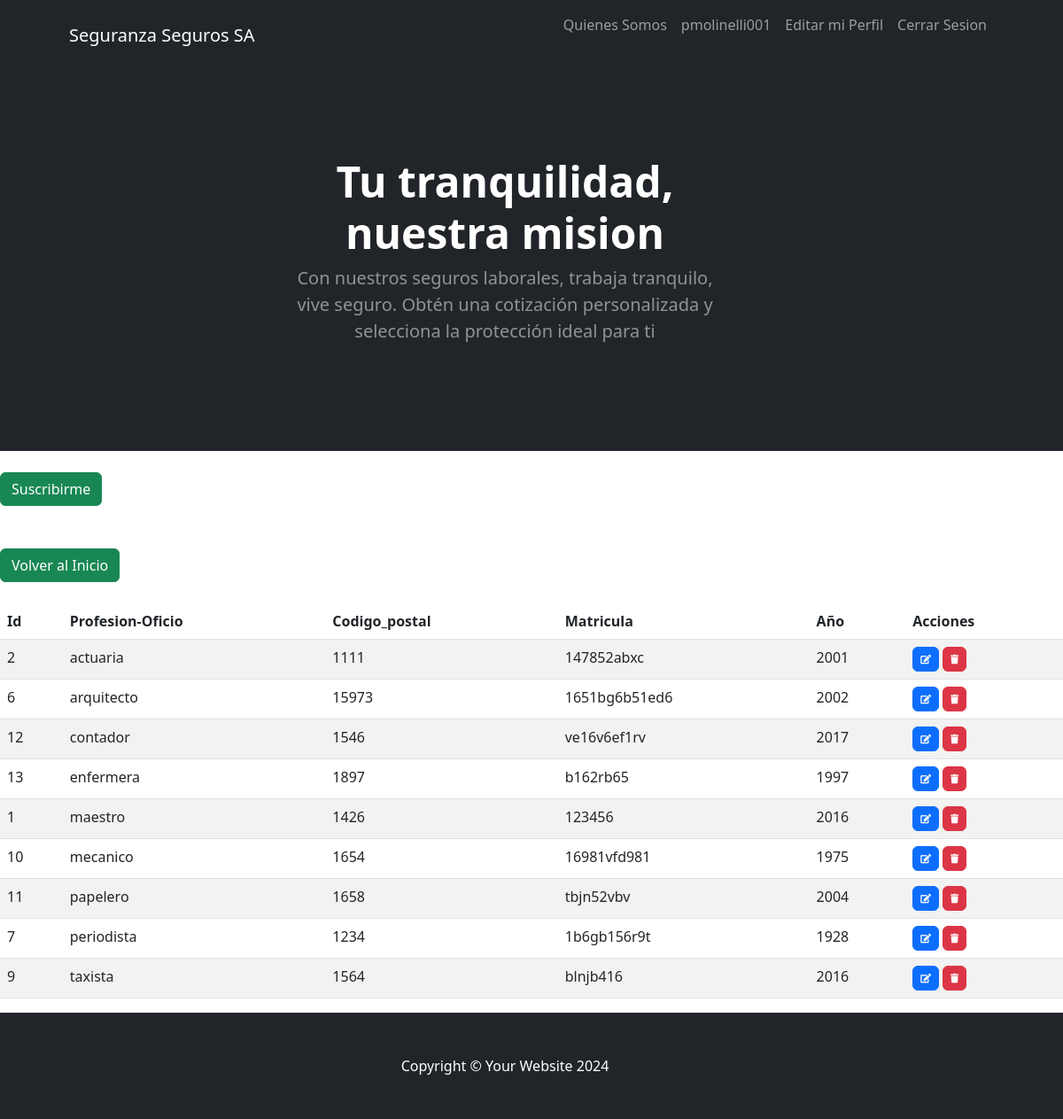
The page /art/ (signed in) on the database its author committed.
### app/models.py (models this page shows, shortened)
class Art(models.Model):
    profesion_oficio = models.CharField(max_length=40)
    codigo_postal = models.CharField(max_length=7)
    matricula = models.CharField(max_length=40, default='')
    año = models.IntegerField()
    class Meta:
        verbose_name = "Art"
        verbose_name_plural ="Art"
        ordering = ["profesion_oficio"]

### app/views.py (the view)
# urls.py: path('art/',ArtList.as_view(), name="art"),
class ArtList(LoginRequiredMixin,ListView):
    model = Art

### app/templates/app/art_list.html
{%extends "app/index.html"%}
{%block titulo%}
<p class="lead text-white-50 mb-4">Con nuestros seguros laborales, trabaja tranquilo, vive seguro. Obtén una cotización personalizada y selecciona la protección ideal para ti</p>
{%endblock titulo%}
{%block contenido%}
<table class="table table-striped">
    <thead>
        <tr>
            <th>Id</th>
            <th>Profesion-Oficio</th>
            <th>Codigo_postal</th>
            <th>Matricula</th>
            <th>Año</th>
            <th>Acciones</th>
        </tr>
    </thead>
    <tbody>
        {% for a in art_list %}
        <tr>
            <td>{{ a.id }}</td>
            <td>{{ a.profesion_oficio }}</td>
            <td>{{ a.codigo_postal }}</td>
            <td>{{ a.matricula }}</td>
            <td>{{ a.año }}</td>
            <td>
                <a
                  href="{% url 'artUpdate' a.id %}"
                  class="btn btn-primary"
                  style="--bs-btn-padding-y: .25rem; --bs-btn-padding-x: .5rem; --bs-btn-font-size: .75rem;"
                  ><i class="fa fa-edit fa-sm" title="Edit Record"></i>
                </a>
                <a
                  href="{% url 'artDelete' a.id %}"
                  class="btn btn-danger"
                  style="--bs-btn-padding-y: .25rem; --bs-btn-padding-x: .5rem; --bs-btn-font-size: .75rem;"
                  ><i class="fa fa-trash fa-sm" title="Delete Record"></i>
                </a>
            </td>
        </tr>
        {% endfor %}
    </tbody>
    <br>
    <a href= '/artCreate' class="btn btn-success">Suscribirme</a>
    <br>
    <br>
    <br>
    <a href= '/home' class="btn btn-success">Volver al Inicio</a>
    <br>
    <br>
</table>
{% endblock contenido %}

### app/templates/app/index.html (shortened to what this page needs)
<!DOCTYPE html>
<html lang="en">
    <head>
        {%load static%}
        <link href="https://cdn.jsdelivr.net/npm/bootstrap-icons@1.4.1/font/bootstrap-icons.css" rel="stylesheet" />
        <link href="{% static 'css/styles.css'%}" rel="stylesheet" />
        <link href="https://cdnjs.cloudflare.com/ajax/libs/font-awesome/5.15.4/css/all.min.css" rel="stylesheet">
        <link href="https://cdn.jsdelivr.net/npm/bootstrap-icons@1.5.0/font/bootstrap-icons.css" rel="stylesheet">
    </head>
    <body>
        <nav class="navbar navbar-expand-lg navbar-dark bg-dark">
            <div class="container px-5">
                <a class="navbar-brand" href="{% url 'home' %}">Seguranza Seguros SA</a>
                <div class="collapse navbar-collapse" id="navbarSupportedContent">
                    <ul class="navbar-nav ms-auto mb-2 mb-lg-0">
                        <li class="nav-item"><a class="nav-link" href="{% url 'quienes_somos' %}">Quienes Somos</a></li>
                        {% if user.is_authenticated%}
                        <li class="nav-item"><a class="nav-link"> {{user.username}}</a></li>
                        <li class="nav-item"><a class="nav-link" href="{% url 'perfil' %}"> Editar mi Perfil</a>
                        <br>
                        <li class="nav-item"><a class="nav-link" href="{% url 'logout' %}"> Cerrar Sesion</a></li>
                        {% else %}
                        <li class="nav-item"><a class="nav-link" href="{% url 'login'%}">Iniciar Sesion</a></li>
                        <br>
                        <a class="nav-link" href="{% url 'registro' %}">Registrarme</a>
                        {%endif%}
                    </ul>
                </div>
            </div>
        </nav>
        <header class="bg-dark py-5">
            <div class="container px-5">
                <div class="row gx-5 justify-content-center">
                    <div class="col-lg-6">
                        <div class="text-center my-5">
                            <h1 class="display-5 fw-bolder text-white mb-2">Tu tranquilidad, nuestra mision</h1>
                            {%block titulo%}{%endblock titulo%}
                        </div>
                    </div>
                </div>
            </div>
        </header>
        {%block contenido%}{%endblock contenido%}
        <footer class="py-5 bg-dark">
            <div class="container px-5"><p class="m-0 text-center text-white">Copyright &copy; Your Website 2024</p></div>
        </footer>
    </body>
</html>

### rows shown on the page
Art: id "2", profesion_oficio "actuaria", codigo_postal "1111", matricula "147852abxc", año "2001"
Art: id "6", profesion_oficio "arquitecto", codigo_postal "15973", matricula "1651bg6b51ed6", año "2002"
Art: id "12", profesion_oficio "contador", codigo_postal "1546", matricula "ve16v6ef1rv", año "2017"
Art: id "13", profesion_oficio "enfermera", codigo_postal "1897", matricula "b162rb65", año "1997"
Art: id "1", profesion_oficio "maestro", codigo_postal "1426", matricula "123456", año "2016"
Art: id "10", profesion_oficio "mecanico", codigo_postal "1654", matricula "16981vfd981", año "1975"
Art: id "11", profesion_oficio "papelero", codigo_postal "1658", matricula "tbjn52vbv", año "2004"
Art: id "7", profesion_oficio "periodista", codigo_postal "1234", matricula "1b6gb156r9t", año "1928"
Art: id "9", profesion_oficio "taxista", codigo_postal "1564", matricula "blnjb416", año "2016"

### other values the page prints
{{ user.username }} "pmolinelli001"
